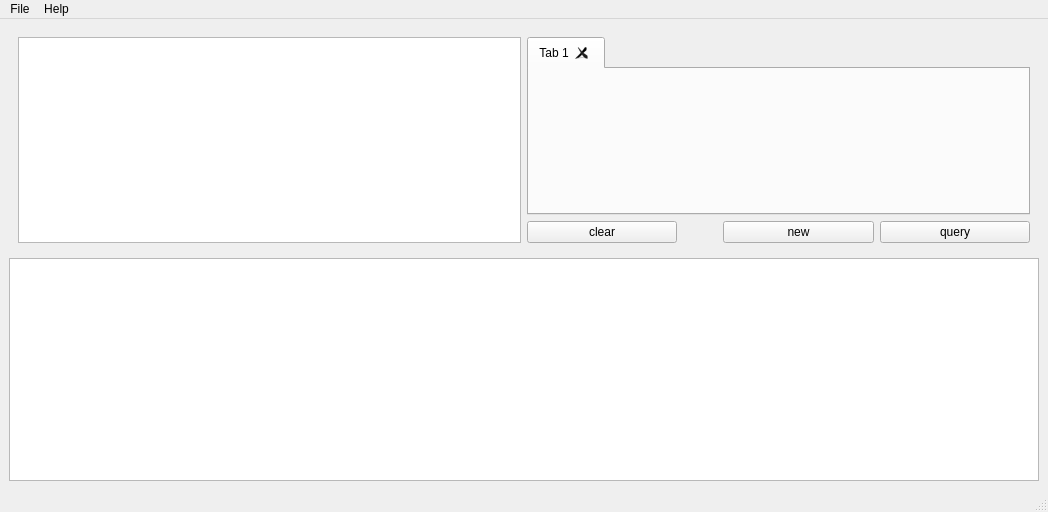
<?xml version="1.0" encoding="UTF-8"?>
<ui version="4.0">
 <class>MainWindow</class>
 <widget class="QMainWindow" name="MainWindow">
  <property name="geometry">
   <rect>
    <x>0</x>
    <y>0</y>
    <width>1048</width>
    <height>512</height>
   </rect>
  </property>
  <property name="windowTitle">
   <string>SSQB</string>
  </property>
  <widget class="QWidget" name="centralwidget">
   <layout class="QGridLayout" name="gridLayout_2">
    <item row="0" column="0">
     <widget class="QWidget" name="widget" native="true">
      <layout class="QGridLayout" name="gridLayout">
       <item row="0" column="0">
        <layout class="QHBoxLayout" name="horizontalLayout">
         <item>
          <widget class="QListWidget" name="list"/>
         </item>
         <item>
          <layout class="QVBoxLayout" name="verticalLayout_2">
           <item>
            <widget class="QTabWidget" name="tab_3">
             <property name="currentIndex">
              <number>0</number>
             </property>
             <property name="tabsClosable">
              <bool>true</bool>
             </property>
             <widget class="QWidget" name="tab_1">
              <attribute name="title">
               <string>Tab 1</string>
              </attribute>
             </widget>
            </widget>
           </item>
           <item>
            <layout class="QHBoxLayout" name="horizontalLayout_5">
             <item>
              <widget class="QPushButton" name="clear_button">
               <property name="text">
                <string>clear</string>
               </property>
              </widget>
             </item>
             <item>
              <spacer name="horizontalSpacer">
               <property name="orientation">
                <enum>Qt::Horizontal</enum>
               </property>
               <property name="sizeType">
                <enum>QSizePolicy::Preferred</enum>
               </property>
               <property name="sizeHint" stdset="0">
                <size>
                 <width>40</width>
                 <height>20</height>
                </size>
               </property>
              </spacer>
             </item>
             <item>
              <widget class="QPushButton" name="new_button">
               <property name="text">
                <string>new</string>
               </property>
              </widget>
             </item>
             <item>
              <widget class="QPushButton" name="query_button">
               <property name="text">
                <string>query</string>
               </property>
               <property name="shortcut">
                <string>Shift+Return</string>
               </property>
              </widget>
             </item>
            </layout>
           </item>
          </layout>
         </item>
        </layout>
       </item>
      </layout>
     </widget>
    </item>
    <item row="1" column="0">
     <widget class="QTableWidget" name="result_table"/>
    </item>
   </layout>
  </widget>
  <widget class="QMenuBar" name="menubar">
   <property name="geometry">
    <rect>
     <x>0</x>
     <y>0</y>
     <width>1048</width>
     <height>25</height>
    </rect>
   </property>
   <widget class="QMenu" name="menuFile">
    <property name="title">
     <string>File</string>
    </property>
    <widget class="QMenu" name="servers_menu">
     <property name="title">
      <string>Servers</string>
     </property>
    </widget>
    <addaction name="servers_menu"/>
    <addaction name="new_server"/>
    <addaction name="separator"/>
    <addaction name="exit_action"/>
   </widget>
   <widget class="QMenu" name="menuHelp">
    <property name="title">
     <string>Help</string>
    </property>
    <addaction name="actionAbout"/>
   </widget>
   <addaction name="menuFile"/>
   <addaction name="menuHelp"/>
  </widget>
  <widget class="QStatusBar" name="statusbar"/>
  <action name="new_server">
   <property name="text">
    <string>New Server</string>
   </property>
   <property name="shortcut">
    <string>Ctrl+N</string>
   </property>
  </action>
  <action name="actionTmp">
   <property name="text">
    <string>tmp</string>
   </property>
  </action>
  <action name="exit_action">
   <property name="text">
    <string>Exit</string>
   </property>
   <property name="shortcut">
    <string>Ctrl+Q</string>
   </property>
  </action>
  <action name="actionAbout">
   <property name="text">
    <string>About</string>
   </property>
  </action>
 </widget>
 <resources/>
 <connections/>
</ui>
